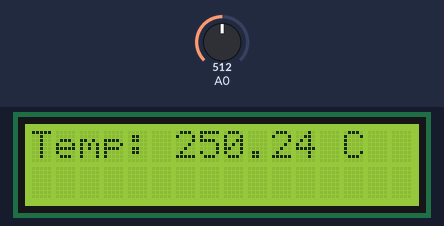
The sketch below on a simulated Arduino Uno, built with avr-gcc and run on an emulated ATmega328P. Shown: 16×2 character LCD. The inputs (shaded band) are chosen by the test bench; at power-on: A0 = 512.

Above: at 1.2 s.
1.3 s: A0 set to 220
At 2.2 s:
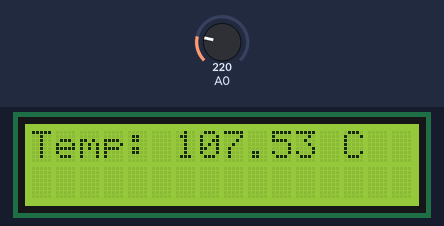
2.8 s: A0 set to 188
At 3.4 s:
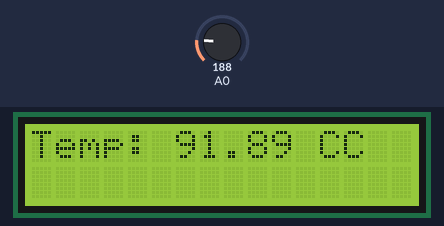
4.3 s: A0 set to 22
At 5.5 s:
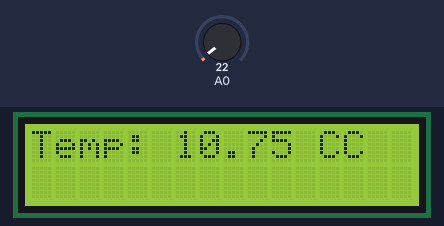
5.8 s: A0 set to 18
At 7.0 s:
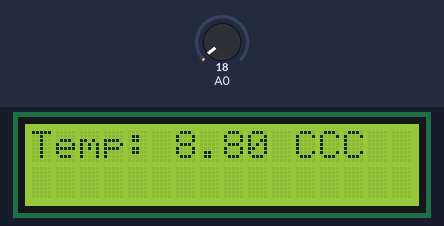
Timing chart, 0 to 8.4 s (numbered marks = the images above; inputs shaded):
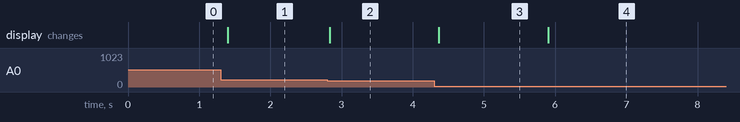

The sketch:

experiment_13.2.ino
```cpp
#include <LiquidCrystal.h>

LiquidCrystal lcd(12, 11, 5, 4, 3, 2);

void setup() {
  lcd.begin(16, 2);
}

void loop() {

  int val = analogRead(A0);
  float temp = (val * 500.00) / 1023.00;

  lcd.setCursor(0, 0);
  lcd.print("Temp: ");
  lcd.print(temp);
  lcd.print(" C");

  delay(100);
}
```

Measured:
- the behaviour switches between 205 and 204 on A0 (found by bisection; images 1 and 2)
- the behaviour switches between 21 and 20 on A0 (found by bisection; images 3 and 4)
- after the input at 1.3 s, the display: changes after 0.10 s (image 1)
- after the input at 2.8 s, the display: changes at once (image 2)
- after the input at 4.3 s, the display: changes after 0.07 s (image 3)
- after the input at 5.8 s, the display: changes after 0.10 s (image 4)
